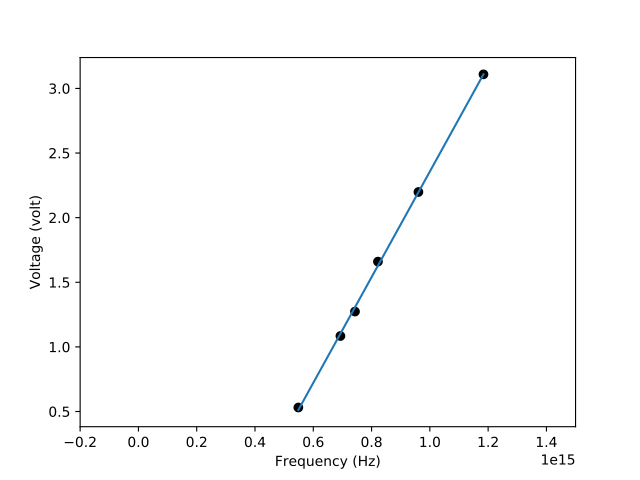

The Python source for this figure:
#3.8 parts c and d#

import numpy as np
import matplotlib.pyplot as plt
import math

data = np.loadtxt("C:/Users/MNK/Desktop/millikan.txt", float)
x = data[:,0]
y = data[:,1]
y1 = np.empty(6, float)
m = 4.08822735852e-15  
c = -1.73123580398
i = 0
for i in range(6):
    y1[i] = m*x[i] + c
    i += 1

print("The value of planck's constant is e*m =", 1.602e-19*m,"J.s")#the value of Planck's constant#
print("the accuracy is about:", 1.2, "%")
plt.plot(x, y, "ko")
plt.plot(x, y1)
plt.xlabel("Frequency (Hz)")
plt.ylabel("Voltage (volt)")
plt.xlim(-2.0e+14, 1.5e+15)
plt.show()
